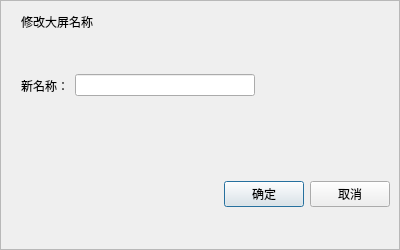
<?xml version="1.0" encoding="UTF-8"?>
<ui version="4.0">
 <class>frmAddChangName</class>
 <widget class="QDialog" name="frmAddChangName">
  <property name="geometry">
   <rect>
    <x>0</x>
    <y>0</y>
    <width>400</width>
    <height>250</height>
   </rect>
  </property>
  <property name="windowTitle">
   <string>Dialog</string>
  </property>
  <layout class="QVBoxLayout" name="verticalLayout_3">
   <property name="spacing">
    <number>0</number>
   </property>
   <property name="leftMargin">
    <number>0</number>
   </property>
   <property name="topMargin">
    <number>0</number>
   </property>
   <property name="rightMargin">
    <number>0</number>
   </property>
   <property name="bottomMargin">
    <number>0</number>
   </property>
   <item>
    <widget class="QFrame" name="frame_addChangeName">
     <property name="frameShape">
      <enum>QFrame::StyledPanel</enum>
     </property>
     <property name="frameShadow">
      <enum>QFrame::Raised</enum>
     </property>
     <layout class="QVBoxLayout" name="verticalLayout">
      <property name="spacing">
       <number>0</number>
      </property>
      <property name="leftMargin">
       <number>0</number>
      </property>
      <property name="topMargin">
       <number>0</number>
      </property>
      <property name="rightMargin">
       <number>0</number>
      </property>
      <property name="bottomMargin">
       <number>0</number>
      </property>
      <item>
       <widget class="QWidget" name="widget" native="true">
        <layout class="QVBoxLayout" name="verticalLayout_2">
         <property name="spacing">
          <number>0</number>
         </property>
         <property name="leftMargin">
          <number>0</number>
         </property>
         <property name="topMargin">
          <number>0</number>
         </property>
         <property name="rightMargin">
          <number>0</number>
         </property>
         <property name="bottomMargin">
          <number>0</number>
         </property>
         <item>
          <widget class="QWidget" name="widget_2" native="true">
           <property name="maximumSize">
            <size>
             <width>16777215</width>
             <height>30</height>
            </size>
           </property>
           <property name="styleSheet">
            <string notr="true"/>
           </property>
           <layout class="QHBoxLayout" name="horizontalLayout">
            <property name="spacing">
             <number>0</number>
            </property>
            <property name="leftMargin">
             <number>20</number>
            </property>
            <property name="topMargin">
             <number>0</number>
            </property>
            <property name="rightMargin">
             <number>0</number>
            </property>
            <property name="bottomMargin">
             <number>0</number>
            </property>
            <item>
             <widget class="QLabel" name="label">
              <property name="text">
               <string>修改大屏名称</string>
              </property>
              <property name="alignment">
               <set>Qt::AlignBottom|Qt::AlignLeading|Qt::AlignLeft</set>
              </property>
             </widget>
            </item>
            <item>
             <spacer name="horizontalSpacer">
              <property name="orientation">
               <enum>Qt::Horizontal</enum>
              </property>
              <property name="sizeHint" stdset="0">
               <size>
                <width>254</width>
                <height>20</height>
               </size>
              </property>
             </spacer>
            </item>
           </layout>
          </widget>
         </item>
         <item>
          <widget class="QWidget" name="widget_3" native="true">
           <property name="styleSheet">
            <string notr="true"/>
           </property>
           <layout class="QHBoxLayout" name="horizontalLayout_2">
            <property name="leftMargin">
             <number>20</number>
            </property>
            <item>
             <widget class="QLabel" name="label_2">
              <property name="styleSheet">
               <string notr="true"/>
              </property>
              <property name="text">
               <string>新名称：</string>
              </property>
             </widget>
            </item>
            <item>
             <widget class="QLineEdit" name="lineEdit_newname">
              <property name="minimumSize">
               <size>
                <width>180</width>
                <height>0</height>
               </size>
              </property>
              <property name="contextMenuPolicy">
               <enum>Qt::NoContextMenu</enum>
              </property>
              <property name="styleSheet">
               <string notr="true"/>
              </property>
             </widget>
            </item>
            <item>
             <spacer name="horizontalSpacer_2">
              <property name="orientation">
               <enum>Qt::Horizontal</enum>
              </property>
              <property name="sizeHint" stdset="0">
               <size>
                <width>75</width>
                <height>20</height>
               </size>
              </property>
             </spacer>
            </item>
           </layout>
          </widget>
         </item>
         <item>
          <widget class="QWidget" name="widget_4" native="true">
           <property name="maximumSize">
            <size>
             <width>16777215</width>
             <height>1000</height>
            </size>
           </property>
           <property name="styleSheet">
            <string notr="true"/>
           </property>
           <layout class="QHBoxLayout" name="horizontalLayout_3">
            <property name="spacing">
             <number>6</number>
            </property>
            <property name="leftMargin">
             <number>0</number>
            </property>
            <property name="topMargin">
             <number>0</number>
            </property>
            <property name="rightMargin">
             <number>9</number>
            </property>
            <property name="bottomMargin">
             <number>0</number>
            </property>
            <item>
             <spacer name="horizontalSpacer_3">
              <property name="orientation">
               <enum>Qt::Horizontal</enum>
              </property>
              <property name="sizeHint" stdset="0">
               <size>
                <width>51</width>
                <height>20</height>
               </size>
              </property>
             </spacer>
            </item>
            <item>
             <widget class="QPushButton" name="btn_ok">
              <property name="minimumSize">
               <size>
                <width>0</width>
                <height>0</height>
               </size>
              </property>
              <property name="focusPolicy">
               <enum>Qt::TabFocus</enum>
              </property>
              <property name="styleSheet">
               <string notr="true"/>
              </property>
              <property name="text">
               <string>确定</string>
              </property>
             </widget>
            </item>
            <item>
             <widget class="QPushButton" name="btn_cancel">
              <property name="minimumSize">
               <size>
                <width>0</width>
                <height>0</height>
               </size>
              </property>
              <property name="focusPolicy">
               <enum>Qt::TabFocus</enum>
              </property>
              <property name="styleSheet">
               <string notr="true"/>
              </property>
              <property name="text">
               <string>取消</string>
              </property>
             </widget>
            </item>
           </layout>
          </widget>
         </item>
        </layout>
       </widget>
      </item>
     </layout>
    </widget>
   </item>
  </layout>
 </widget>
 <resources/>
 <connections/>
</ui>
